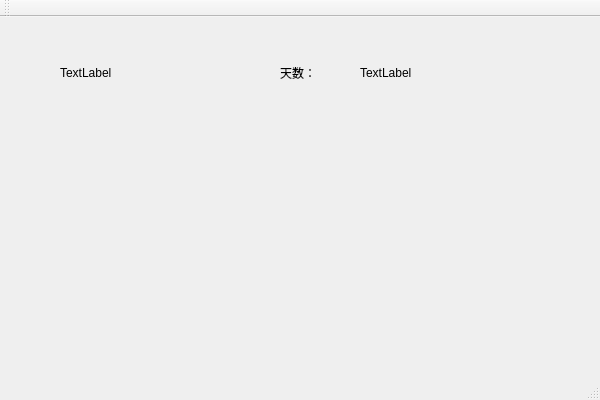
<?xml version="1.0" encoding="UTF-8"?>
<ui version="4.0">
 <class>CXClass</class>
 <widget class="QMainWindow" name="CXClass">
  <property name="geometry">
   <rect>
    <x>0</x>
    <y>0</y>
    <width>600</width>
    <height>400</height>
   </rect>
  </property>
  <property name="windowTitle">
   <string>CX</string>
  </property>
  <widget class="QWidget" name="centralWidget">
   <widget class="QLabel" name="label">
    <property name="geometry">
     <rect>
      <x>60</x>
      <y>40</y>
      <width>121</width>
      <height>31</height>
     </rect>
    </property>
    <property name="text">
     <string>TextLabel</string>
    </property>
   </widget>
   <widget class="QLabel" name="label_2">
    <property name="geometry">
     <rect>
      <x>280</x>
      <y>50</y>
      <width>54</width>
      <height>12</height>
     </rect>
    </property>
    <property name="text">
     <string>天数：</string>
    </property>
   </widget>
   <widget class="QLabel" name="label_3">
    <property name="geometry">
     <rect>
      <x>360</x>
      <y>50</y>
      <width>54</width>
      <height>12</height>
     </rect>
    </property>
    <property name="text">
     <string>TextLabel</string>
    </property>
   </widget>
  </widget>
  <widget class="QMenuBar" name="menuBar">
   <property name="geometry">
    <rect>
     <x>0</x>
     <y>0</y>
     <width>600</width>
     <height>23</height>
    </rect>
   </property>
  </widget>
  <widget class="QToolBar" name="mainToolBar">
   <attribute name="toolBarArea">
    <enum>TopToolBarArea</enum>
   </attribute>
   <attribute name="toolBarBreak">
    <bool>false</bool>
   </attribute>
  </widget>
  <widget class="QStatusBar" name="statusBar"/>
 </widget>
 <layoutdefault spacing="6" margin="11"/>
 <resources>
  <include location="CX.qrc"/>
 </resources>
 <connections/>
</ui>
